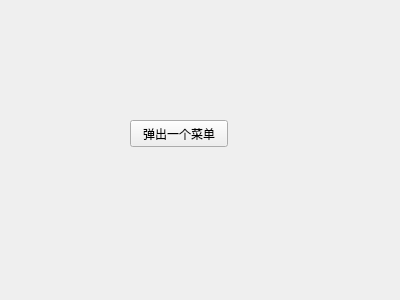
<?xml version="1.0" encoding="UTF-8"?>
<ui version="4.0">
 <class>Widget</class>
 <widget class="QWidget" name="Widget">
  <property name="geometry">
   <rect>
    <x>0</x>
    <y>0</y>
    <width>400</width>
    <height>300</height>
   </rect>
  </property>
  <property name="windowTitle">
   <string>Widget</string>
  </property>
  <widget class="QPushButton" name="pushButton">
   <property name="geometry">
    <rect>
     <x>130</x>
     <y>120</y>
     <width>98</width>
     <height>27</height>
    </rect>
   </property>
   <property name="text">
    <string>弹出一个菜单</string>
   </property>
  </widget>
 </widget>
 <layoutdefault spacing="6" margin="11"/>
 <resources/>
 <connections/>
</ui>
